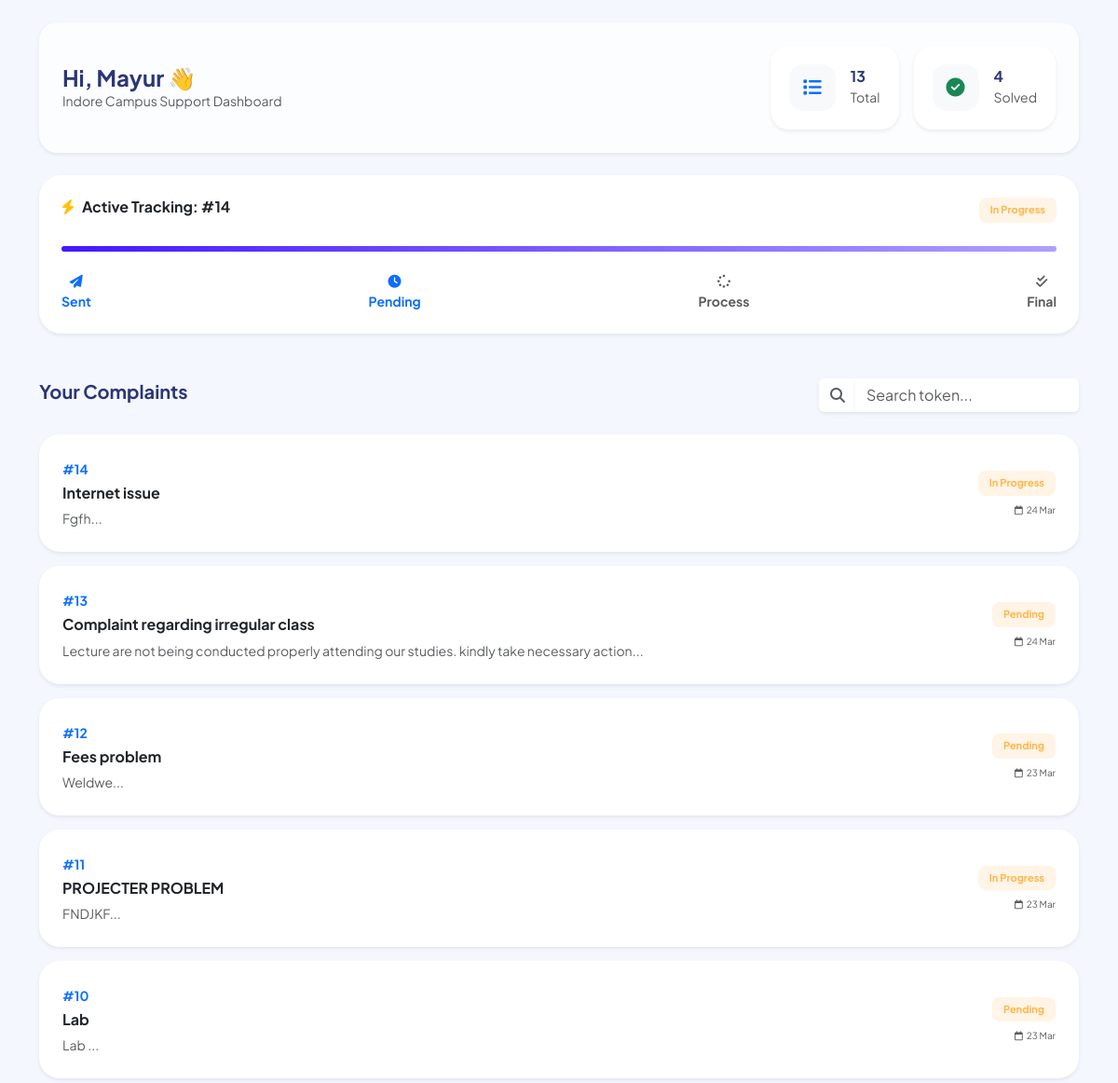
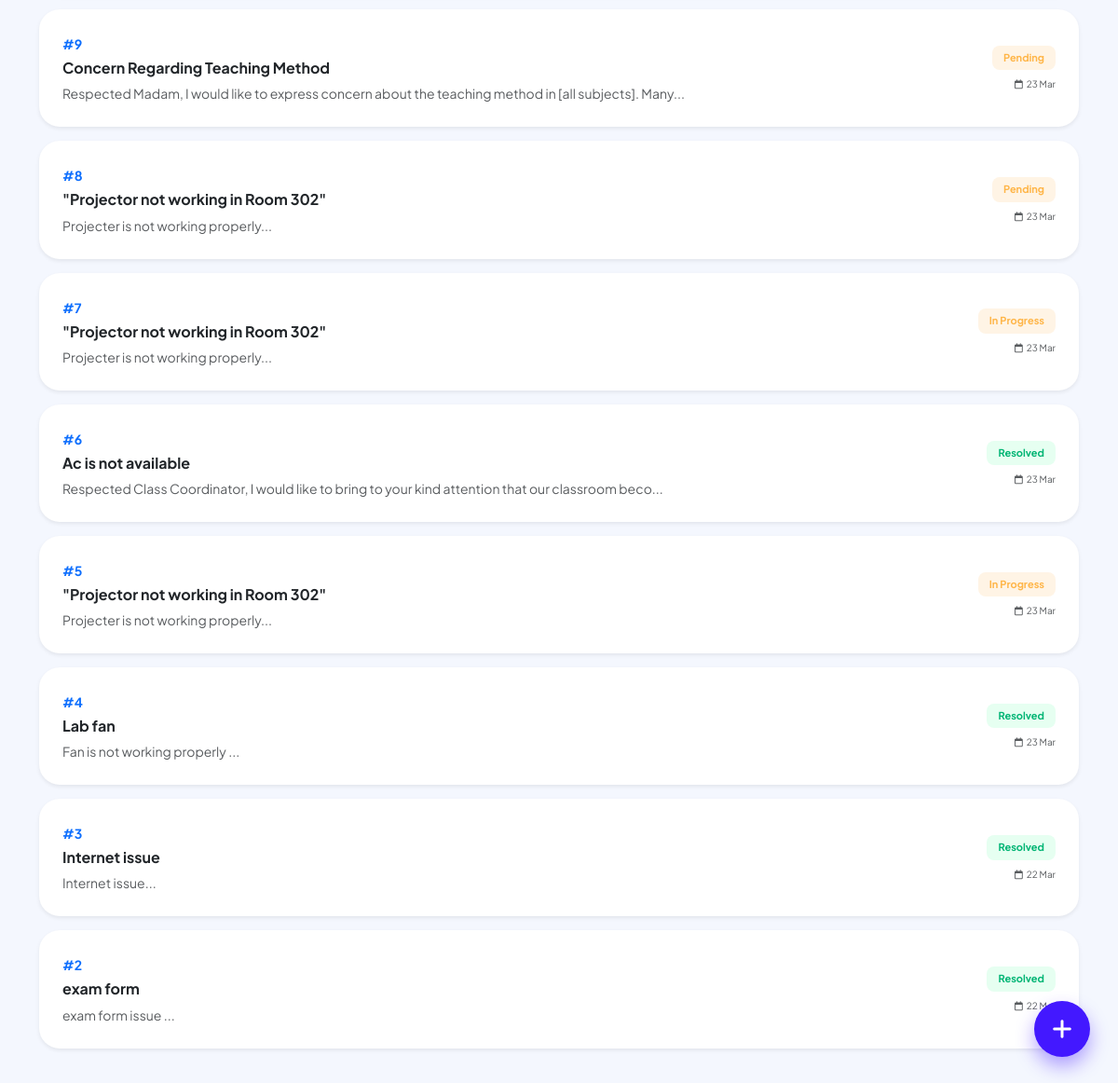
/complaint/my-complaints.php (signed in), run on the app's committed database (2 pictures, top to bottom).
### tables this page shows
CREATE TABLE `complaints` (
  `id` int NOT NULL AUTO_INCREMENT,
  `student_id` int DEFAULT NULL,
  `student_name` varchar(100) DEFAULT NULL,
  `token` varchar(50) DEFAULT NULL,
  `department` varchar(50) DEFAULT NULL,
  `class` varchar(50) DEFAULT NULL,
  `subject` varchar(255) DEFAULT NULL,
  `category` varchar(255) DEFAULT NULL,
  `description` text,
  `faculty_remarks` text,
  `priority` enum('Low','Medium','High') DEFAULT 'Medium',
  `assigned_to` int DEFAULT NULL,
  `status` enum('Pending','In Progress','Resolved') DEFAULT 'Pending',
  `created_at` timestamp NULL DEFAULT CURRENT_TIMESTAMP,
  `is_anonymous` tinyint(1) DEFAULT '0',
  PRIMARY KEY (`id`)
);

### complaint/my-complaints.php (the view, shortened to what this page needs)
<?php
include("../database/db.php");
$s_id = $_SESSION['student_id'];
$active_res = mysqli_query($conn, "SELECT * FROM complaints WHERE student_id = '$s_id' AND status != 'Resolved' ORDER BY id DESC LIMIT 1");
$latest = mysqli_fetch_assoc($active_res);
$curr_status = $latest ? $latest['status'] : 'None';
$curr_token = ($latest && !empty($latest['token'])) ? $latest['token'] : ($latest['id'] ?? '000');
$total_q = mysqli_query($conn, "SELECT COUNT(*) as total FROM complaints WHERE student_id = '$s_id'");
$total = mysqli_fetch_assoc($total_q)['total'];
$resolved_q = mysqli_query($conn, "SELECT COUNT(*) as res FROM complaints WHERE student_id = '$s_id' AND status='Resolved'");
$resolved = mysqli_fetch_assoc($resolved_q)['res'];
$result = mysqli_query($conn, "SELECT * FROM complaints WHERE student_id = '$s_id' ORDER BY id DESC");
?>
<!DOCTYPE html>
<html lang="en">
<head>
    <link href="https://cdn.jsdelivr.net/npm/bootstrap@5.3.0/dist/css/bootstrap.min.css" rel="stylesheet">
    <link rel="stylesheet" href="https://cdnjs.cloudflare.com/ajax/libs/font-awesome/6.4.0/css/all.min.css">
</head>
<body>
<div class="container py-4">
    <div class="glass-header p-4 mb-4 d-flex justify-content-between align-items-center shadow-sm">
        <div>
            <h4 class="fw-bold m-0">Hi, Mayur 👋</h4>
            <p class="text-muted small m-0">Indore Campus Support Dashboard</p>
        </div>
        <div class="d-flex gap-3">
            <div class="stat-card bg-white shadow-sm d-flex align-items-center gap-3">
                <div class="icon-box bg-light text-primary"><i class="fas fa-list"></i></div>
                <div><h6 class="m-0 fw-bold"><?php echo $total; ?></h6><small class="text-muted">Total</small></div>
            </div>
            <div class="stat-card bg-white shadow-sm d-flex align-items-center gap-3">
                <div class="icon-box bg-light text-success"><i class="fas fa-check-circle"></i></div>
                <div><h6 class="m-0 fw-bold"><?php echo $resolved; ?></h6><small class="text-muted">Solved</small></div>
            </div>
        </div>
    </div>
    <?php if($latest): ?>
    <div class="card tracker-card p-4 shadow-sm mb-5">
        <div class="d-flex justify-content-between align-items-center">
            <h6 class="fw-bold"><i class="fas fa-bolt text-warning me-2"></i>Active Tracking: #<?php echo $curr_token; ?></h6>
            <span class="status-badge <?php echo ($curr_status=='Resolved')?'badge-resolved':'badge-pending'; ?>"><?php echo $curr_status; ?></span>
        </div>
        <div class="progress-track">
            <?php
                $perc = ($curr_status=='Pending') ? '25%' : (($curr_status=='In-Progress') ? '65%' : '100%');
            ?>
            <div class="progress-fill" style="width: <?php echo $perc; ?>;"></div>
        </div>
        <div class="d-flex justify-content-between text-center small fw-bold text-muted">
            <div class="step-label text-primary"><i class="fas fa-paper-plane d-block mb-1"></i>Sent</div>
            <div class="<?php echo ($curr_status != 'Pending') ? 'text-primary' : ''; ?>"><i class="fas fa-clock d-block mb-1"></i>Pending</div>
            <div class="<?php echo ($curr_status == 'In-Progress' || $curr_status == 'Resolved') ? 'text-primary' : ''; ?>"><i class="fas fa-spinner d-block mb-1"></i>Process</div>
            <div class="<?php echo ($curr_status == 'Resolved') ? 'text-success' : ''; ?>"><i class="fas fa-check-double d-block mb-1"></i>Final</div>
        </div>
    </div>
    <?php endif; ?>
    <div class="d-flex justify-content-between align-items-center mb-4">
        <h5 class="fw-bold">Your Complaints</h5>
        <div class="input-group w-25">
            <span class="input-group-text bg-white border-0 shadow-sm"><i class="fas fa-search text-muted"></i></span>
            <input type="text" class="form-control border-0 shadow-sm" placeholder="Search token..." id="searchInput">
        </div>
    </div>
    <div class="row" id="complaintList">
        <?php while($row = mysqli_fetch_assoc($result)): ?>
        <div class="col-12 complaint-box">
            <div class="card complaint-item p-4 shadow-sm">
                <div class="d-flex justify-content-between align-items-center">
                    <div>
                        <small class="text-primary fw-bold">#<?php echo $row['token'] ?: $row['id']; ?></small>
                        <h6 class="fw-bold mt-1"><?php echo $row['subject']; ?></h6>
                        <p class="text-muted small mb-0"><?php echo substr($row['description'], 0, 100); ?>...</p>
                    </div>
                    <div class="text-end">
                        <span class="status-badge <?php echo ($row['status']=='Resolved')?'badge-resolved':'badge-pending'; ?> mb-2 d-inline-block"><?php echo $row['status']; ?></span>
                        <div class="text-muted" style="font-size: 10px;"><i class="far fa-calendar me-1"></i><?php echo date('d M', strtotime($row['created_at'])); ?></div>
                    </div>
                </div>
            </div>
        </div>
        <?php endwhile; ?>
    </div>
</div>
<a href="/DBMSPROJECT/complaint/add-complaint.php" class="fab"><i class="fas fa-plus"></i></a>
</body>
</html>

### complaint/my-complaints.php (style rules this page uses)
:root { --primary: #4318FF; --success: #01B574; --bg: #F4F7FE; --text: #2B3674; }
body { background: var(--bg); font-family: 'Plus Jakarta Sans', sans-serif; color: var(--text); }
.glass-header { background: rgba(255, 255, 255, 0.7); backdrop-filter: blur(10px); border-radius: 20px; border: 1px solid rgba(255,255,255,0.3); }
.stat-card { border: none; border-radius: 20px; padding: 20px; transition: 0.3s; }
.icon-box { width: 50px; height: 50px; border-radius: 15px; display: flex; align-items: center; justify-content: center; font-size: 20px; }
.tracker-card { border-radius: 24px; border: none; position: relative; overflow: hidden; }
.progress-track { height: 6px; background: #E9EDF7; border-radius: 10px; margin: 25px 0; position: relative; }
.progress-fill { height: 100%; background: linear-gradient(90deg, #4318FF, #B09FFF); border-radius: 10px; transition: 1.5s cubic-bezier(0.17, 0.67, 0.83, 0.67); }
.complaint-item { border: none; border-radius: 22px; background: #fff; margin-bottom: 15px; transition: 0.4s; border: 1px solid transparent; }
.status-badge { padding: 5px 12px; border-radius: 8px; font-size: 11px; font-weight: 700; }
.badge-pending { background: #FFF4E5; color: #FFB547; }
.badge-resolved { background: #E6FFF1; color: #01B574; }
.fab { position: fixed; bottom: 30px; right: 30px; width: 60px; height: 60px; background: var(--primary); color: white; border-radius: 50%; display: flex; align-items: center; justify-content: center; font-size: 24px; box-shadow: 0 10px 20px rgba(67, 24, 255, 0.4); text-decoration: none; transition: 0.3s; z-index: 1000; }

### data on the page
complaints: id "14", status "In Progress", subject "Internet issue", description "Fgfh", created_at "24 Mar"
complaints: id "13", subject "Complaint regarding irregular class", description "Lecture are not being conducted properly attending our studies. kindly take necessary action", status "Pending", created_at "24 Mar"
complaints: id "12", subject "Fees problem", description "Weldwe", status "Pending", created_at "23 Mar"
complaints: id "11", subject "PROJECTER PROBLEM", description "FNDJKF", status "In Progress", created_at "23 Mar"
complaints: id "10", subject "Lab", description "Lab", status "Pending", created_at "23 Mar"
complaints: id "9", subject "Concern Regarding Teaching Method", description "Respected Madam, I would like to express concern about the teaching method in [all subjects]. Many", status "Pending", created_at "23 Mar"
complaints: id "8", subject "\"Projector not working in Room 302\"", description "Projecter is not working properly", status "Pending", created_at "23 Mar"
complaints: id "7", subject "\"Projector not working in Room 302\"", description "Projecter is not working properly", status "In Progress", created_at "23 Mar"
complaints: id "6", subject "Ac is not available", description "Respected Class Coordinator, I would like to bring to your kind attention that our classroom beco", status "Resolved", created_at "23 Mar"
complaints: id "5", subject "\"Projector not working in Room 302\"", description "Projecter is not working properly", status "In Progress", created_at "23 Mar"
complaints: id "4", subject "Lab fan", description "Fan is not working properly", status "Resolved", created_at "23 Mar"
complaints: id "3", subject "Internet issue", description "Internet issue", status "Resolved", created_at "22 Mar"
complaints: id "2", subject "exam form", description "exam form issue", status "Resolved", created_at "22 Mar"

### other printed values
$total "13"
$resolved "4"
